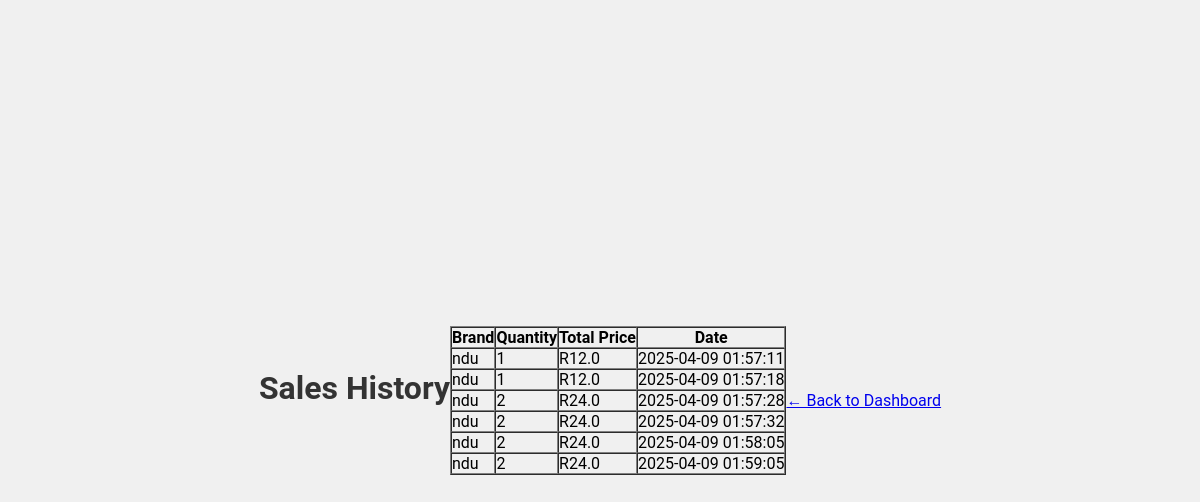
The app's page /transactions, older data.
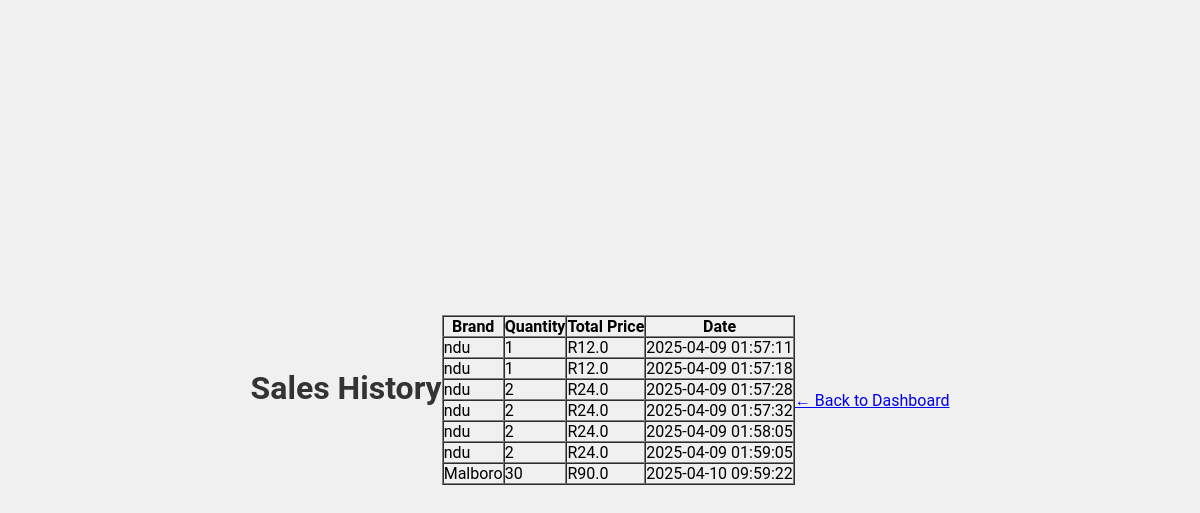
The same page, newer data.
### tables this page shows
CREATE TABLE transactions (
                    id INTEGER PRIMARY KEY AUTOINCREMENT,
                    product_name TEXT,
                    quantity INTEGER,
                    total_price REAL,
                    date TEXT
                );

### app.py (the view)
@app.route('/transactions')
def transactions():
    conn = sqlite3.connect('database.db')
    sales = conn.execute("SELECT * FROM transactions").fetchall()
    conn.close()
    return render_template('transactions.html', sales=sales)

### templates/transactions.html (shortened to what this page needs)
<!DOCTYPE html>
<html lang="en">
<head>
    <link rel="stylesheet" href="{{ url_for('static', filename='transactions.css') }}">
</head>
<body>
    <h2>Sales History</h2>
    <table border="1" cellpadding="5" cellspacing="0">
        <tr>
            <th>Brand</th>
            <th>Quantity</th>
            <th>Total Price</th>
            <th>Date</th>
        </tr>
        {% for sale in sales %}
        <tr>
            <td>{{ sale[1] }}</td>
            <td>{{ sale[2] }}</td>
            <td>R{{ sale[3] }}</td>
            <td>{{ sale[4] }}</td>
        </tr>
        {% endfor %}
    </table>
    <br>
    <a href="/">← Back to Dashboard</a>
</body>
</html>

Row changes from the older to the newer data that the page shows:
added transactions: product_name "Malboro", quantity "30", total_price "90.0", date "2025-04-10 09:59:22"
